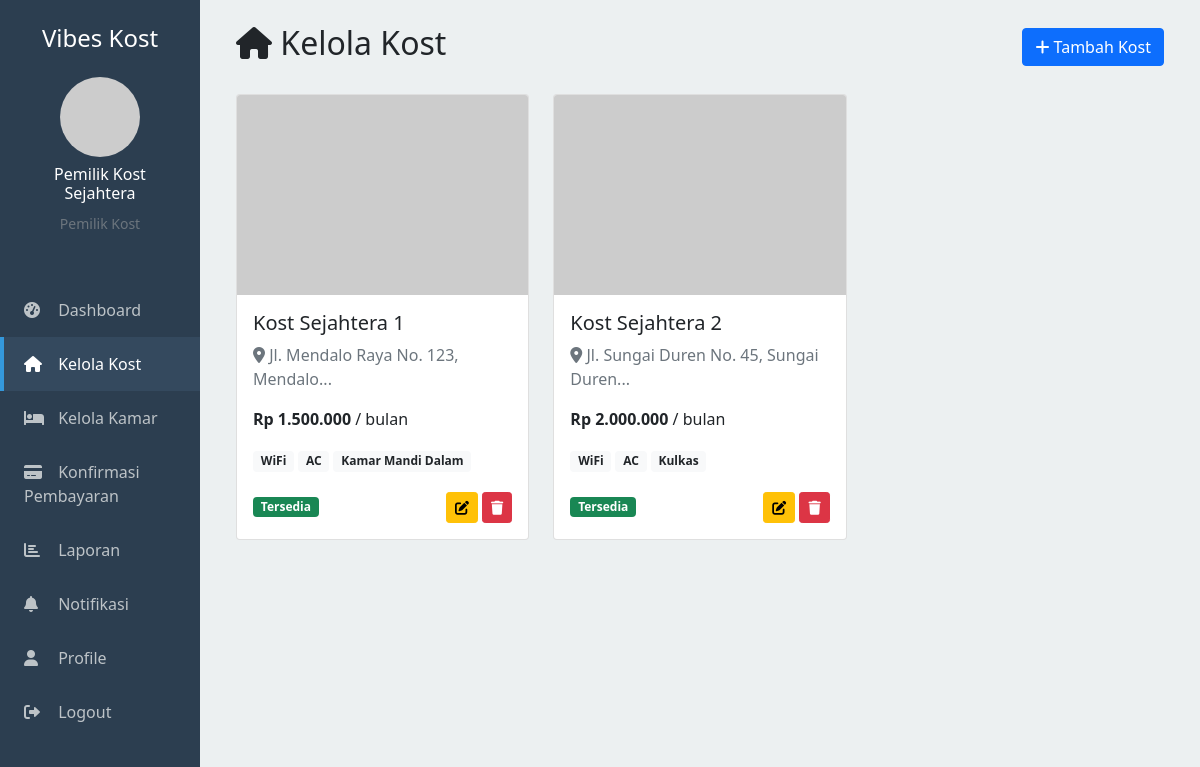
/pemilik/manage_kost.php (signed in), run on the app's committed database.
### tables this page shows
CREATE TABLE kost (
    id INT PRIMARY KEY AUTO_INCREMENT,
    pemilik_id INT NOT NULL,
    nama_kost VARCHAR(100) NOT NULL,
    alamat TEXT NOT NULL,
    deskripsi TEXT,
    harga_per_bulan DECIMAL(12,2) NOT NULL,
    latitude DECIMAL(10,8),
    longitude DECIMAL(11,8),
    foto_kost VARCHAR(255) DEFAULT 'default.jpg',
    fasilitas TEXT,
    peraturan TEXT,
    status ENUM('tersedia','tidak_tersedia') DEFAULT 'tersedia',
    created_at TIMESTAMP DEFAULT CURRENT_TIMESTAMP,
    updated_at TIMESTAMP DEFAULT CURRENT_TIMESTAMP ON UPDATE CURRENT_TIMESTAMP,
    FOREIGN KEY (pemilik_id) REFERENCES users(id) ON DELETE CASCADE
);

### pemilik/manage_kost.php (the view, shortened to what this page needs)
<?php
include '../includes/config.php';
$user_id = $_SESSION['user_id'];
$query = "SELECT * FROM kost WHERE pemilik_id = ? ORDER BY created_at DESC";
$stmt = $conn->prepare($query);
$stmt->bind_param("i", $user_id);
$stmt->execute();
$kost_list = $stmt->get_result();
?>
<!DOCTYPE html>
<html lang="id">
<head>
    <link href="https://cdn.jsdelivr.net/npm/bootstrap@5.1.3/dist/css/bootstrap.min.css" rel="stylesheet">
    <link href="https://cdnjs.cloudflare.com/ajax/libs/font-awesome/6.0.0/css/all.min.css" rel="stylesheet">
</head>
<body>
    <div class="container-fluid">
        <div class="row">
            <div class="col-md-3 col-lg-2 sidebar p-0">
                <div class="p-4">
                    <h4 class="text-center mb-4">Vibes Kost</h4>
                    <div class="text-center mb-4">
                        <img src="../uploads/profil/<?php echo $_SESSION['foto_profil']; ?>"
                             class="rounded-circle"
                             width="80"
                             height="80"
                             alt="Profile"
                             onerror="this.src='https://via.placeholder.com/80'">
                        <h6 class="mt-2"><?php echo $_SESSION['nama']; ?></h6>
                        <small class="text-muted">Pemilik Kost</small>
                    </div>
                </div>
                <nav class="nav flex-column">
                    <a class="nav-link" href="dashboard.php">
                        <i class="fas fa-tachometer-alt"></i> Dashboard
                    </a>
                    <a class="nav-link active" href="manage_kost.php">
                        <i class="fas fa-home"></i> Kelola Kost
                    </a>
                    <a class="nav-link" href="manage_kamar.php">
                        <i class="fas fa-bed"></i> Kelola Kamar
                    </a>
                    <a class="nav-link" href="konfirmasi_pembayaran.php">
                        <i class="fas fa-credit-card"></i> Konfirmasi Pembayaran
                    </a>
                    <a class="nav-link" href="laporan.php">
                        <i class="fas fa-chart-bar"></i> Laporan
                    </a>
                    <a class="nav-link" href="notifikasi.php">
                        <i class="fas fa-bell"></i> Notifikasi
                    </a>
                    <a class="nav-link" href="profile.php">
                        <i class="fas fa-user"></i> Profile
                    </a>
                    <a class="nav-link" href="../auth/logout.php">
                        <i class="fas fa-sign-out-alt"></i> Logout
                    </a>
                </nav>
            </div>
            <div class="col-md-9 col-lg-10 main-content">
                <div class="p-4">
                    <div class="d-flex justify-content-between align-items-center mb-4">
                        <h2><i class="fas fa-home"></i> Kelola Kost</h2>
                        <button class="btn btn-primary" data-bs-toggle="modal" data-bs-target="#addKostModal">
                            <i class="fas fa-plus"></i> Tambah Kost
                        </button>
                    </div>
                    <div class="row">
                        <?php if ($kost_list->num_rows > 0): ?>
                            <?php while ($kost = $kost_list->fetch_assoc()): ?>
                                <div class="col-md-6 col-lg-4 mb-4">
                                    <div class="card kost-card h-100">
                                        <img src="../uploads/kost/<?php echo $kost['foto_kost']; ?>"
                                             class="card-img-top"
                                             alt="<?php echo $kost['nama_kost']; ?>"
                                             style="height: 200px; object-fit: cover;"
                                             onerror="this.src='https://via.placeholder.com/300x200?text=No+Image'">
                                        <div class="card-body">
                                            <h5 class="card-title"><?php echo $kost['nama_kost']; ?></h5>
                                            <p class="card-text text-muted">
                                                <i class="fas fa-map-marker-alt"></i>
                                                <?php echo substr($kost['alamat'], 0, 100); ?>...
                                            </p>
                                            <p class="card-text">
                                                <strong>Rp <?php echo number_format($kost['harga_per_bulan'], 0, ',', '.'); ?></strong> / bulan
                                            </p>
                                            <div class="facilities mb-3">
                                                <?php
                                                $fasilitas = explode(',', $kost['fasilitas']);
                                                $count = 0;
                                                foreach ($fasilitas as $fasilitas_item) {
                                                    if ($count < 3) {
                                                        echo '<span class="badge bg-light text-dark me-1 mb-1">' . trim($fasilitas_item) . '</span>';
                                                        $count++;
                                                    }
                                                }
                                                ?>
                                            </div>
                                            <div class="d-flex justify-content-between align-items-center">
                                                <span class="badge bg-<?php echo $kost['status'] == 'tersedia' ? 'success' : 'danger'; ?>">
                                                    <?php echo ucfirst($kost['status']); ?>
                                                </span>
                                                <div>
                                                    <a href="?edit=<?php echo $kost['id']; ?>" class="btn btn-sm btn-warning">
                                                        <i class="fas fa-edit"></i>
                                                    </a>
                                                    <button class="btn btn-sm btn-danger"
                                                            onclick="confirmDelete(<?php echo $kost['id']; ?>, '<?php echo $kost['nama_kost']; ?>')">
                                                        <i class="fas fa-trash"></i>
                                                    </button>
                                                </div>
                                            </div>
                                        </div>
                                    </div>
                                </div>
                            <?php endwhile; ?>
                        <?php endif; ?>
                    </div>
                </div>
            </div>
        </div>
    </div>
</body>
</html>

### pemilik/manage_kost.php (style rules this page uses)
.sidebar { background: #2c3e50; min-height: 100vh; color: white; }
.sidebar .nav-link { color: #bdc3c7; padding: 15px 20px; border-left: 4px solid transparent; }
.sidebar .nav-link:hover, .sidebar .nav-link.active { color: white; background: #34495e; border-left-color: #3498db; }
.sidebar .nav-link i { width: 20px; margin-right: 10px; }
.main-content { background: #ecf0f1; min-height: 100vh; }
.kost-card { transition: transform 0.3s ease; }

### data on the page
kost: nama_kost "Kost Sejahtera 1", alamat "Jl. Mendalo Raya No. 123, Mendalo", harga_per_bulan "1.500.000", fasilitas "WiFi", fasilitas "AC", fasilitas "Kamar Mandi Dalam", status "Tersedia"
kost: nama_kost "Kost Sejahtera 2", alamat "Jl. Sungai Duren No. 45, Sungai Duren", harga_per_bulan "2.000.000", fasilitas "WiFi", fasilitas "AC", fasilitas "Kulkas", status "Tersedia"

### other printed values
$_SESSION['nama'] "Pemilik Kost Sejahtera"
